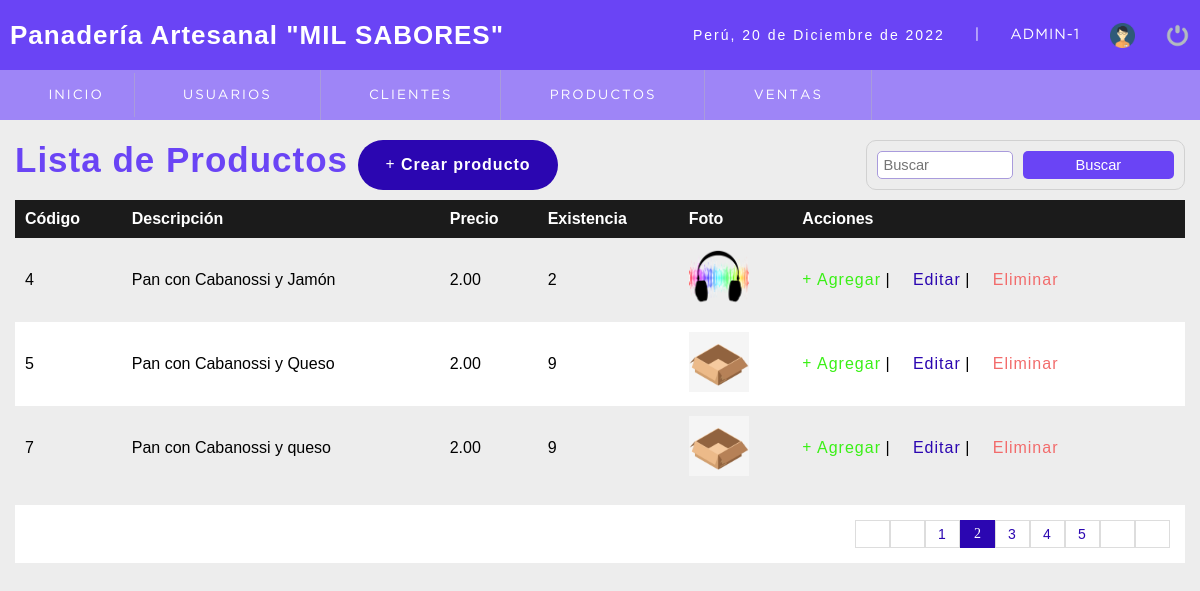
The app's page /sistema/lista_producto.php?pagina=2 (signed in) with its own data.
### tables this page shows
CREATE TABLE `producto` (
  `codproducto` int(11) NOT NULL,
  `descripcion` varchar(100) DEFAULT NULL,
  `precio` decimal(10,2) DEFAULT NULL,
  `existencia` int(11) DEFAULT NULL,
  `foto` text,
  `date_add` datetime NOT NULL DEFAULT CURRENT_TIMESTAMP,
  `usuario_id` int(11) NOT NULL,
  `estatus` int(11) NOT NULL DEFAULT '1',
  `categoria` int(11) NOT NULL DEFAULT '1'
);

### sistema/lista_producto.php (the view, shortened to what this page needs)
<?php
include "../conexion.php";
?>
<!DOCTYPE html>
<html lang="en">
<head>
    <?php
    include "includes/scripts.php";
    ?>
</head>
<body>
    <?php
    include "includes/header.php";
    ?>
    <section id="container">
        <div class="lista_usuario">
            <div class="usuario">
                <h1>Lista de Productos</h1>
                <a href="registro_producto.php" class="btn_new"><i class="fa-solid fa-plus"></i> Crear producto</a>
            </div>
            <div class="Buscar">
                <form action="buscar_productos.php" method="get" class="form_search">
                    <input type="text" name="busqueda" id="busqueda" placeholder="Buscar">
                    <input type="submit" value="Buscar" class="btn_search">
                </form>
            </div>
        </div>
        <table>
            <tr>
                <th>Código</th>
                <th>Descripción</th>
                <th>Precio</th>
                <th>Existencia</th>
                <th>Foto</th>
                <th>Acciones</th>
            </tr>
            <?php
            $sql_register    = mysqli_query($conection, "SELECT count(*) AS total_registro FROM producto WHERE estatus= 1");
            $result_register = mysqli_fetch_array($sql_register);
            $total_registro  = $result_register['total_registro'];
            $por_pagina = 3;
            if (empty($_GET['pagina'])) {
                $pagina = 1;
            } else {
                $pagina = $_GET['pagina'];
            }
            $desde = ($pagina - 1) * $por_pagina;
            $total_paginas = ceil($total_registro / $por_pagina);
            $query = mysqli_query($conection, "SELECT * FROM producto
            WHERE estatus=1 ORDER BY codproducto ASC LIMIT $desde, $por_pagina
                ");
            $result = mysqli_num_rows($query);
            if ($result > 0) {
                while ($data = mysqli_fetch_array($query)) {
                    if ($data['foto'] != 'img_producto.png') {
                        $foto = 'img/uploads/' . $data['foto'];
                    } else {
                        $foto = 'img/' . $data['foto'];
                    }
            ?>
                    <tr class="row<?php echo $data["codproducto"]; ?>">
                        <td><?php echo $data["codproducto"]; ?></td>
                        <td><?php echo $data["descripcion"]; ?></td>
                        <td class="celPrecio"><?php echo $data["precio"]; ?></td>
                        <td class="celExistencia"><?php echo $data["existencia"]; ?></td>
                        <td class="img_producto"><img src="<?php echo $foto; ?>" alt="<?php echo $data["descripcion"]; ?>"> </td>
                        <?php
                        if ($_SESSION['rol'] == 1 || $_SESSION['rol'] == 2) { ?>
                            <td>
                                <a class="link_add add_product" product="<?php echo $data["codproducto"]; ?>" href="#"><i class="fa-solid fa-plus"></i> Agregar</a>
                                |
                                <a class="link_edit" href="editar_producto.php?id=<?php echo $data["codproducto"]; ?>"><i class="fa-solid fa-pen-to-square"></i> Editar</a>
                                |
                                <a class="link_delete del_product" href="#" product="<?php echo $data["codproducto"]; ?>"><i class="fa-solid fa-trash"></i> Eliminar</a>
                            </td>
                        <?php
                        }
                        ?>
                    </tr>
            <?php
                }
            }
            ?>
        </table>
        <div class="paginator">
            <ul>
                <?php
                if ($pagina != 1) {
                ?>
                    <li><a href="?pagina=<?php echo 1; ?>"><i class="fa-solid fa-backward-step"></i></a>
                    </li>
                    <li><a href="?pagina=<?php echo $pagina - 1; ?>"><i class="fa-solid fa-caret-left fa-lg"></i></a>
                    </li>
                <?php
                }
                for ($i = 1; $i <= $total_paginas; $i++) {
                    if ($i == $pagina) {
                        echo '<li class="pageSelected">' . $i . '</li>';
                    } else {
                        echo '<li><a href="?pagina=' . $i . '">' . $i . '</a></li>';
                    }
                }
                if ($pagina != $total_paginas) {
                ?>
                    <li><a href="?pagina=<?php echo $pagina + 1; ?>"><i class="fa-solid fa-caret-right fa-lg"></i></a></li>
                    <li><a href="?pagina=<?php echo $total_paginas; ?>"><i class="fa-solid fa-forward-step"></i></a></li>
                <?php
                }
                ?>
            </ul>
        </div>
    </section>
</body>
</html>

### sistema/css/style.css (style rules this page uses)
* { margin: 0 ; padding: 0; box-sizing: border-box; }
body { background: #ededed; }
h1, h2, h3, h4, h5, h6 { font-family: 'arial'; font-weight: bold; letter-spacing: 1px; }
h1 { font-size: 26px; }
a { text-decoration: none; font-family: arial; letter-spacing: 1px; }
#container { padding: 140px 15px 15px; }
form { background: #fff; margin: auto; padding: 20px 50px; border: 1px solid #d1d1d1; }
input, select { display: block; width: 100%; font-size: 11pt; padding: 5px; border: 1px solid #A99BDC; border-radius: 5px; }
#container h1 { font-size: 35px; color: #6a44f5; }
.btn_new { width: 200px !important; background-color: #2b06b1 !important; }
.usuario { display: flex; }
.lista_usuario { display: flex; justify-content: space-between; margin-bottom: 10px; }
table { display: -ms-grid!important; border-collapse: collapse; font-size: 12pt; font-family: 'arial'; width: 100%; }
table th { text-align: left; padding: 10px; background: #1b1b1b; color: #fff; }
table tr:nth-child(odd) { background: #fff; }
table td { padding: 10px; }
.link_edit { color: #2b06b1 ; }
.link_delete { color: #f26b6b; }
.link_add { color: #3af016; }
.btn_cancel, .btn_ok, .btn_save, .btn_new { width: 150px; background-color: #71ff55; color: #fff; display: inline-block; padding: 15px 0px; border-radius: 5px; cursor: pointer; text-align: center; font-size: 12pt; border: 1px solid transparent ; border-radius: 49px; color: #fff; font-weight: 600; margin: 0px 10px; cursor: pointer; transition: 0.5s; letter-spacing: 1px; }
.paginator ul { padding: 15px; list-style: none; background: #fff; margin-top: 15px; display: -webkit-flex; display: flex; justify-content: flex-end; }
.paginator a, .pageSelected { color: #2b06b1 ; border: 1px solid #ddd; padding: 5px; display: inline-block; font-size: 14px; text-align: center; width: 35px; }
.pageSelected { color: #fff; background: #2b06b1 ; border: 1px solid #2b06b1 ; }
.form_search { display: -webkit-flex; display: flex; float: right; background: initial; padding: 10px; border-radius: 10px; }
.form_search .btn_search { background: #6a44f5; color: #fff; padding: 0 20px; border: 0; cursor: pointer; margin-left: 10px; }
.img_producto img { width: 60px; height: auto; margin: auto; }

### records on screen
producto: codproducto "4", descripcion "Pan con Cabanossi y Jamón", precio "2.00", existencia "2", foto (picture)
producto: codproducto "5", descripcion "Pan con Cabanossi y Queso", precio "2.00", existencia "9", foto (picture)
producto: codproducto "7", descripcion "Pan con Cabanossi y queso", precio "2.00", existencia "9", foto (picture)

### other values on screen
fechaC() "20 de Diciembre de 2022"
$_SESSION['user'] "ADMIN"
$_SESSION['rol'] "1"
